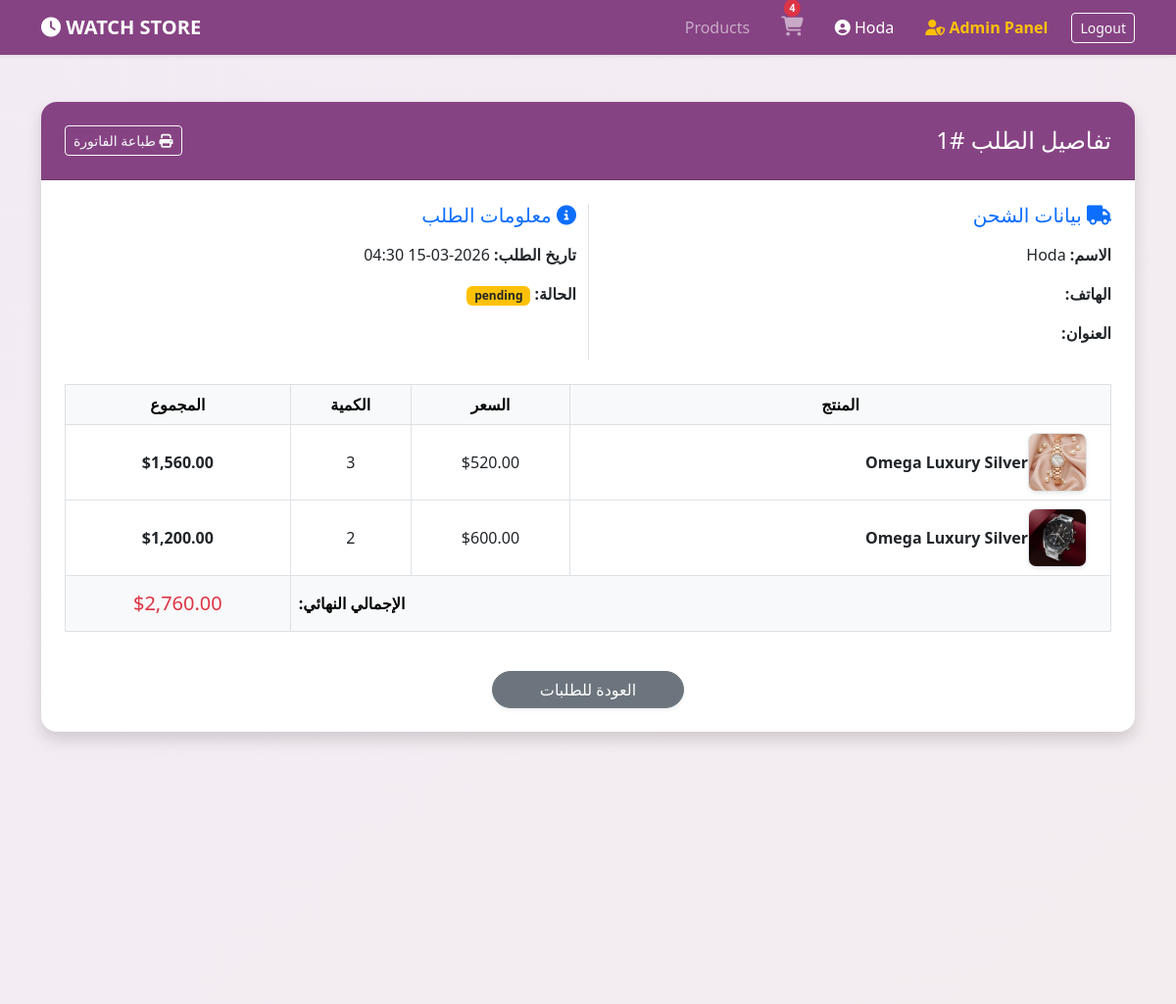
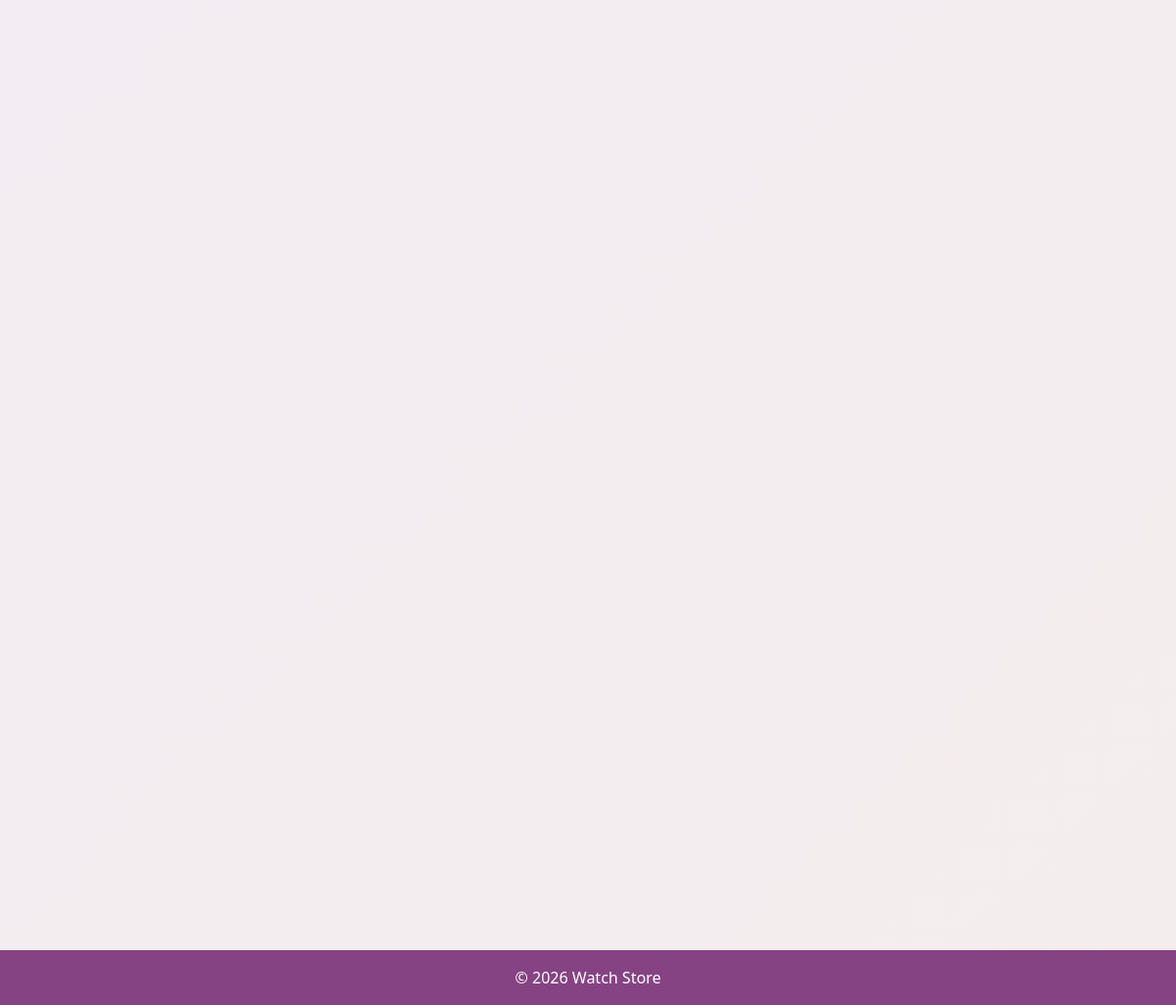
The page /order_details.php?id=1 (signed in) on the database its author committed (2 pictures, top to bottom).
### tables this page shows
CREATE TABLE `orders` (
  `id` int(11) NOT NULL,
  `user_id` int(11) NOT NULL,
  `total_price` decimal(10,2) NOT NULL,
  `status` enum('pending','completed','cancelled') DEFAULT 'pending',
  `address` text DEFAULT NULL,
  `phone` varchar(20) DEFAULT NULL,
  `created_at` timestamp NOT NULL DEFAULT current_timestamp(),
  `paid_at` datetime DEFAULT NULL,
  `cancelled_at` datetime DEFAULT NULL
);

CREATE TABLE `users` (
  `id` int(11) NOT NULL,
  `name` varchar(100) NOT NULL,
  `email` varchar(100) NOT NULL,
  `password` varchar(255) NOT NULL,
  `created_at` timestamp NOT NULL DEFAULT current_timestamp(),
  `role` varchar(20) DEFAULT 'user'
);

CREATE TABLE `order_items` (
  `id` int(11) NOT NULL,
  `order_id` int(11) NOT NULL,
  `product_id` int(11) NOT NULL,
  `qty` int(11) NOT NULL,
  `price` decimal(10,2) NOT NULL
);

CREATE TABLE `products` (
  `id` int(11) NOT NULL,
  `category_id` int(11) DEFAULT NULL,
  `title` varchar(255) NOT NULL,
  `price` decimal(10,2) NOT NULL,
  `description` text DEFAULT NULL,
  `image` varchar(255) DEFAULT NULL,
  `stock` int(11) DEFAULT 10,
  `created_at` timestamp NOT NULL DEFAULT current_timestamp()
);

### order_details.php (the view, shortened to what this page needs)
<?php
include "includes/header.php";
$order_id = $_GET['id'];
$order_query = mysqli_query($conn, "SELECT orders.*, users.name as user_display_name, users.email
                                    FROM orders
                                    JOIN users ON orders.user_id = users.id
                                    WHERE orders.id = $order_id");
$order = mysqli_fetch_assoc($order_query);
$items_query = mysqli_query($conn, "SELECT order_items.*, products.title, products.image
                                    FROM order_items
                                    JOIN products ON order_items.product_id = products.id
                                    WHERE order_id = $order_id");
?>
<div class="container mt-5 mb-5" dir="rtl">
    <div class="card shadow border-0 rounded-4 overflow-hidden">
        <div class="card-header bg-dark text-white p-4 d-flex justify-content-between align-items-center">
            <h4 class="mb-0 text-white">تفاصيل الطلب #<?php echo $order['id']; ?></h4>
            <button class="btn btn-outline-light btn-sm" onclick="window.print()">
                <i class="fa-solid fa-print"></i> طباعة الفاتورة
            </button>
        </div>
        <div class="card-body p-4 text-end">
            <div class="row mb-4">
                <div class="col-md-6 border-start">
                    <h5 class="text-primary mb-3"><i class="fa-solid fa-truck"></i> بيانات الشحن</h5>
                    <p><strong>الاسم:</strong> <?php echo $order['user_display_name']; ?></p>
                    <p><strong>الهاتف:</strong> <?php echo $order['phone']; ?></p>
                    <p><strong>العنوان:</strong> <?php echo $order['address']; ?></p>
                </div>
                <div class="col-md-6">
                    <h5 class="text-primary mb-3"><i class="fa-solid fa-info-circle"></i> معلومات الطلب</h5>
                    <p><strong>تاريخ الطلب:</strong> <?php echo date('Y-m-d H:i', strtotime($order['created_at'])); ?></p>
                    <p><strong>الحالة:</strong>
                        <span class="badge <?php echo ($order['status'] == 'pending') ? 'bg-warning text-dark' : (($order['status'] == 'completed') ? 'bg-success' : 'bg-danger'); ?>">
                            <?php echo $order['status']; ?>
                        </span>
                    </p>
                </div>
            </div>
            <div class="table-responsive">
                <table class="table table-bordered align-middle text-center">
                    <thead class="table-light">
                        <tr>
                            <th>المنتج</th>
                            <th>السعر</th>
                            <th>الكمية</th>
                            <th>المجموع</th>
                        </tr>
                    </thead>
                    <tbody>
                        <?php while($item = mysqli_fetch_assoc($items_query)): ?>
                        <tr>
                            <td>
                                <div class="d-flex align-items-center">
                                    <img src="assets/images/<?php echo $item['image']; ?>"
                                         style="width: 60px; height: 60px; object-fit: cover; border-radius: 8px;"
                                         class="me-3 border shadow-sm">
                                    <span class="fw-bold"><?php echo $item['title']; ?></span>
                                </div>
                            </td>
                            <td>$<?php echo number_format($item['price'], 2); ?></td>
                            <td><?php echo $item['qty']; ?></td>
                            <td class="fw-bold text-dark">$<?php echo number_format($item['price'] * $item['qty'], 2); ?></td>
                        </tr>
                        <?php endwhile; ?>
                    </tbody>
                    <tfoot class="table-light">
                        <tr>
                            <th colspan="3" class="text-start py-3">الإجمالي النهائي:</th>
                            <th class="text-danger h5 py-3">$<?php echo number_format($order['total_price'], 2); ?></th>
                        </tr>
                    </tfoot>
                </table>
            </div>
            <div class="mt-4 text-center">
                <a href="orders.php" class="btn btn-secondary px-5 rounded-pill shadow-sm">العودة للطلبات</a>
            </div>
        </div>
    </div>
</div>
<?php include "includes/footer.php"; ?>

### assets/css/style.css (style rules this page uses)
body { background:linear-gradient(135deg,#9e62ab20,#ad6e6e20); font-family:Segoe UI, Arial; min-height:100vh; display:flex; flex-direction:column; }
.card { border:none; border-radius:14px; transition:0.3s; background:white; box-shadow:0 5px 15px rgba(0,0,0,0.08); }
.card img { height:300px; object-fit:cover; }

### includes/footer.php (style rules this page uses)
.bg-dark { --bs-bg-opacity: 1; background-color: #864383 !important; }

### rows shown on the page
orders: id "1", user.name "Hoda", created_at "2026-03-15 04:30", status "pending", total_price "2,760.00"
order_items: product.image (picture), product.title "Omega Luxury Silver", price "520.00", qty "3", $item['price'] * $item['qty'] "1,560.00"
order_items: product.image (picture), product.title "Omega Luxury Silver", price "600.00", qty "2", $item['price'] * $item['qty'] "1,200.00"

### other values the page prints
$cart_count "4"
$_SESSION['user_name'] "Hoda"
